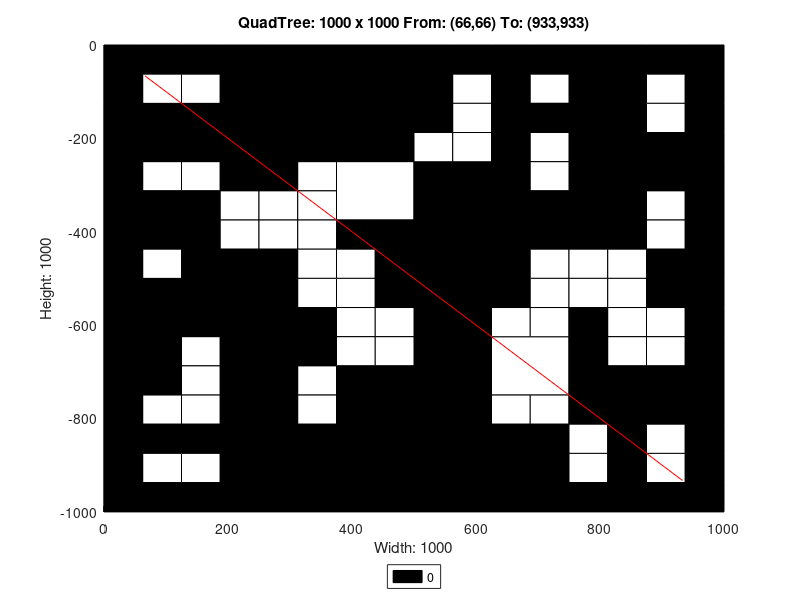

Source code (MATLAB):
axis([0 1000 -1000 0]);
title('QuadTree: 1000 x 1000 From: (66,66) To: (933,933)');
xlabel('Width: 1000');
ylabel('Height: 1000');
rectangle('Position',[250 -250 250 250], 'FaceColor',[0 0 0]);
rectangle('Position',[0 -250 125 125], 'FaceColor',[0 0 0]);
rectangle('Position',[125 -250 125 125], 'FaceColor',[0 0 0]);
rectangle('Position',[375 -375 125 125], 'FaceColor',[1 1 1]);
rectangle('Position',[750 -125 125 125], 'FaceColor',[0 0 0]);
rectangle('Position',[750 -250 125 125], 'FaceColor',[0 0 0]);
rectangle('Position',[500 -375 125 125], 'FaceColor',[0 0 0]);
rectangle('Position',[500 -500 125 125], 'FaceColor',[0 0 0]);
rectangle('Position',[750 -375 125 125], 'FaceColor',[0 0 0]);
rectangle('Position',[0 -625 125 125], 'FaceColor',[0 0 0]);
rectangle('Position',[125 -625 125 125], 'FaceColor',[0 0 0]);
rectangle('Position',[0 -750 125 125], 'FaceColor',[0 0 0]);
rectangle('Position',[375 -875 125 125], 'FaceColor',[0 0 0]);
rectangle('Position',[250 -1000 125 125], 'FaceColor',[0 0 0]);
rectangle('Position',[375 -1000 125 125], 'FaceColor',[0 0 0]);
rectangle('Position',[500 -625 125 125], 'FaceColor',[0 0 0]);
rectangle('Position',[500 -750 125 125], 'FaceColor',[0 0 0]);
rectangle('Position',[625 -750 125 125], 'FaceColor',[1 1 1]);
rectangle('Position',[500 -875 125 125], 'FaceColor',[0 0 0]);
rectangle('Position',[500 -1000 125 125], 'FaceColor',[0 0 0]);
rectangle('Position',[625 -1000 125 125], 'FaceColor',[0 0 0]);
rectangle('Position',[0 -62.5 62.5 62.5], 'FaceColor',[0 0 0]);
rectangle('Position',[62.5 -62.5 62.5 62.5], 'FaceColor',[0 0 0]);
rectangle('Position',[0 -125 62.5 62.5], 'FaceColor',[0 0 0]);
rectangle('Position',[62.5 -125 62.5 62.5], 'FaceColor',[1 1 1]);
rectangle('Position',[125 -62.5 62.5 62.5], 'FaceColor',[0 0 0]);
rectangle('Position',[187.5 -62.5 62.5 62.5], 'FaceColor',[0 0 0]);
rectangle('Position',[125 -125 62.5 62.5], 'FaceColor',[1 1 1]);
rectangle('Position',[187.5 -125 62.5 62.5], 'FaceColor',[0 0 0]);
rectangle('Position',[0 -312.5 62.5 62.5], 'FaceColor',[0 0 0]);
rectangle('Position',[62.5 -312.5 62.5 62.5], 'FaceColor',[1 1 1]);
rectangle('Position',[0 -375 62.5 62.5], 'FaceColor',[0 0 0]);
rectangle('Position',[62.5 -375 62.5 62.5], 'FaceColor',[0 0 0]);
rectangle('Position',[125 -312.5 62.5 62.5], 'FaceColor',[1 1 1]);
rectangle('Position',[187.5 -312.5 62.5 62.5], 'FaceColor',[0 0 0]);
rectangle('Position',[125 -375 62.5 62.5], 'FaceColor',[0 0 0]);
rectangle('Position',[187.5 -375 62.5 62.5], 'FaceColor',[1 1 1]);
rectangle('Position',[0 -437.5 62.5 62.5], 'FaceColor',[0 0 0]);
rectangle('Position',[62.5 -437.5 62.5 62.5], 'FaceColor',[0 0 0]);
rectangle('Position',[0 -500 62.5 62.5], 'FaceColor',[0 0 0]);
rectangle('Position',[62.5 -500 62.5 62.5], 'FaceColor',[1 1 1]);
rectangle('Position',[125 -437.5 62.5 62.5], 'FaceColor',[0 0 0]);
rectangle('Position',[187.5 -437.5 62.5 62.5], 'FaceColor',[1 1 1]);
rectangle('Position',[125 -500 62.5 62.5], 'FaceColor',[0 0 0]);
rectangle('Position',[187.5 -500 62.5 62.5], 'FaceColor',[0 0 0]);
rectangle('Position',[250 -312.5 62.5 62.5], 'FaceColor',[0 0 0]);
rectangle('Position',[312.5 -312.5 62.5 62.5], 'FaceColor',[1 1 1]);
rectangle('Position',[250 -375 62.5 62.5], 'FaceColor',[1 1 1]);
rectangle('Position',[312.5 -375 62.5 62.5], 'FaceColor',[1 1 1]);
rectangle('Position',[250 -437.5 62.5 62.5], 'FaceColor',[1 1 1]);
rectangle('Position',[312.5 -437.5 62.5 62.5], 'FaceColor',[1 1 1]);
rectangle('Position',[250 -500 62.5 62.5], 'FaceColor',[0 0 0]);
rectangle('Position',[312.5 -500 62.5 62.5], 'FaceColor',[1 1 1]);
rectangle('Position',[375 -437.5 62.5 62.5], 'FaceColor',[0 0 0]);
rectangle('Position',[437.5 -437.5 62.5 62.5], 'FaceColor',[0 0 0]);
rectangle('Position',[375 -500 62.5 62.5], 'FaceColor',[1 1 1]);
rectangle('Position',[437.5 -500 62.5 62.5], 'FaceColor',[0 0 0]);
rectangle('Position',[500 -62.5 62.5 62.5], 'FaceColor',[0 0 0]);
rectangle('Position',[562.5 -62.5 62.5 62.5], 'FaceColor',[0 0 0]);
rectangle('Position',[500 -125 62.5 62.5], 'FaceColor',[0 0 0]);
rectangle('Position',[562.5 -125 62.5 62.5], 'FaceColor',[1 1 1]);
rectangle('Position',[625 -62.5 62.5 62.5], 'FaceColor',[0 0 0]);
rectangle('Position',[687.5 -62.5 62.5 62.5], 'FaceColor',[0 0 0]);
rectangle('Position',[625 -125 62.5 62.5], 'FaceColor',[0 0 0]);
rectangle('Position',[687.5 -125 62.5 62.5], 'FaceColor',[1 1 1]);
rectangle('Position',[500 -187.5 62.5 62.5], 'FaceColor',[0 0 0]);
rectangle('Position',[562.5 -187.5 62.5 62.5], 'FaceColor',[1 1 1]);
rectangle('Position',[500 -250 62.5 62.5], 'FaceColor',[1 1 1]);
rectangle('Position',[562.5 -250 62.5 62.5], 'FaceColor',[1 1 1]);
rectangle('Position',[625 -187.5 62.5 62.5], 'FaceColor',[0 0 0]);
rectangle('Position',[687.5 -187.5 62.5 62.5], 'FaceColor',[0 0 0]);
rectangle('Position',[625 -250 62.5 62.5], 'FaceColor',[0 0 0]);
rectangle('Position',[687.5 -250 62.5 62.5], 'FaceColor',[1 1 1]);
rectangle('Position',[875 -62.5 62.5 62.5], 'FaceColor',[0 0 0]);
rectangle('Position',[937.5 -62.5 62.5 62.5], 'FaceColor',[0 0 0]);
rectangle('Position',[875 -125 62.5 62.5], 'FaceColor',[1 1 1]);
rectangle('Position',[937.5 -125 62.5 62.5], 'FaceColor',[0 0 0]);
rectangle('Position',[875 -187.5 62.5 62.5], 'FaceColor',[1 1 1]);
rectangle('Position',[937.5 -187.5 62.5 62.5], 'FaceColor',[0 0 0]);
rectangle('Position',[875 -250 62.5 62.5], 'FaceColor',[0 0 0]);
rectangle('Position',[937.5 -250 62.5 62.5], 'FaceColor',[0 0 0]);
rectangle('Position',[625 -312.5 62.5 62.5], 'FaceColor',[0 0 0]);
rectangle('Position',[687.5 -312.5 62.5 62.5], 'FaceColor',[1 1 1]);
rectangle('Position',[625 -375 62.5 62.5], 'FaceColor',[0 0 0]);
rectangle('Position',[687.5 -375 62.5 62.5], 'FaceColor',[0 0 0]);
rectangle('Position',[625 -437.5 62.5 62.5], 'FaceColor',[0 0 0]);
rectangle('Position',[687.5 -437.5 62.5 62.5], 'FaceColor',[0 0 0]);
rectangle('Position',[625 -500 62.5 62.5], 'FaceColor',[0 0 0]);
rectangle('Position',[687.5 -500 62.5 62.5], 'FaceColor',[1 1 1]);
rectangle('Position',[875 -312.5 62.5 62.5], 'FaceColor',[0 0 0]);
rectangle('Position',[937.5 -312.5 62.5 62.5], 'FaceColor',[0 0 0]);
rectangle('Position',[875 -375 62.5 62.5], 'FaceColor',[1 1 1]);
rectangle('Position',[937.5 -375 62.5 62.5], 'FaceColor',[0 0 0]);
rectangle('Position',[750 -437.5 62.5 62.5], 'FaceColor',[0 0 0]);
rectangle('Position',[812.5 -437.5 62.5 62.5], 'FaceColor',[0 0 0]);
rectangle('Position',[750 -500 62.5 62.5], 'FaceColor',[1 1 1]);
rectangle('Position',[812.5 -500 62.5 62.5], 'FaceColor',[1 1 1]);
rectangle('Position',[875 -437.5 62.5 62.5], 'FaceColor',[1 1 1]);
rectangle('Position',[937.5 -437.5 62.5 62.5], 'FaceColor',[0 0 0]);
rectangle('Position',[875 -500 62.5 62.5], 'FaceColor',[0 0 0]);
rectangle('Position',[937.5 -500 62.5 62.5], 'FaceColor',[0 0 0]);
rectangle('Position',[125 -687.5 62.5 62.5], 'FaceColor',[1 1 1]);
rectangle('Position',[187.5 -687.5 62.5 62.5], 'FaceColor',[0 0 0]);
rectangle('Position',[125 -750 62.5 62.5], 'FaceColor',[1 1 1]);
rectangle('Position',[187.5 -750 62.5 62.5], 'FaceColor',[0 0 0]);
rectangle('Position',[250 -562.5 62.5 62.5], 'FaceColor',[0 0 0]);
rectangle('Position',[312.5 -562.5 62.5 62.5], 'FaceColor',[1 1 1]);
rectangle('Position',[250 -625 62.5 62.5], 'FaceColor',[0 0 0]);
rectangle('Position',[312.5 -625 62.5 62.5], 'FaceColor',[0 0 0]);
rectangle('Position',[375 -562.5 62.5 62.5], 'FaceColor',[1 1 1]);
rectangle('Position',[437.5 -562.5 62.5 62.5], 'FaceColor',[0 0 0]);
rectangle('Position',[375 -625 62.5 62.5], 'FaceColor',[1 1 1]);
rectangle('Position',[437.5 -625 62.5 62.5], 'FaceColor',[1 1 1]);
rectangle('Position',[250 -687.5 62.5 62.5], 'FaceColor',[0 0 0]);
rectangle('Position',[312.5 -687.5 62.5 62.5], 'FaceColor',[0 0 0]);
rectangle('Position',[250 -750 62.5 62.5], 'FaceColor',[0 0 0]);
rectangle('Position',[312.5 -750 62.5 62.5], 'FaceColor',[1 1 1]);
rectangle('Position',[375 -687.5 62.5 62.5], 'FaceColor',[1 1 1]);
rectangle('Position',[437.5 -687.5 62.5 62.5], 'FaceColor',[1 1 1]);
rectangle('Position',[375 -750 62.5 62.5], 'FaceColor',[0 0 0]);
rectangle('Position',[437.5 -750 62.5 62.5], 'FaceColor',[0 0 0]);
rectangle('Position',[0 -812.5 62.5 62.5], 'FaceColor',[0 0 0]);
rectangle('Position',[62.5 -812.5 62.5 62.5], 'FaceColor',[1 1 1]);
rectangle('Position',[0 -875 62.5 62.5], 'FaceColor',[0 0 0]);
rectangle('Position',[62.5 -875 62.5 62.5], 'FaceColor',[0 0 0]);
rectangle('Position',[125 -812.5 62.5 62.5], 'FaceColor',[1 1 1]);
rectangle('Position',[187.5 -812.5 62.5 62.5], 'FaceColor',[0 0 0]);
rectangle('Position',[125 -875 62.5 62.5], 'FaceColor',[0 0 0]);
rectangle('Position',[187.5 -875 62.5 62.5], 'FaceColor',[0 0 0]);
rectangle('Position',[0 -937.5 62.5 62.5], 'FaceColor',[0 0 0]);
rectangle('Position',[62.5 -937.5 62.5 62.5], 'FaceColor',[1 1 1]);
rectangle('Position',[0 -1000 62.5 62.5], 'FaceColor',[0 0 0]);
rectangle('Position',[62.5 -1000 62.5 62.5], 'FaceColor',[0 0 0]);
rectangle('Position',[125 -937.5 62.5 62.5], 'FaceColor',[1 1 1]);
rectangle('Position',[187.5 -937.5 62.5 62.5], 'FaceColor',[0 0 0]);
rectangle('Position',[125 -1000 62.5 62.5], 'FaceColor',[0 0 0]);
rectangle('Position',[187.5 -1000 62.5 62.5], 'FaceColor',[0 0 0]);
rectangle('Position',[250 -812.5 62.5 62.5], 'FaceColor',[0 0 0]);
rectangle('Position',[312.5 -812.5 62.5 62.5], 'FaceColor',[1 1 1]);
rectangle('Position',[250 -875 62.5 62.5], 'FaceColor',[0 0 0]);
rectangle('Position',[312.5 -875 62.5 62.5], 'FaceColor',[0 0 0]);
rectangle('Position',[625 -562.5 62.5 62.5], 'FaceColor',[0 0 0]);
rectangle('Position',[687.5 -562.5 62.5 62.5], 'FaceColor',[1 1 1]);
rectangle('Position',[625 -625 62.5 62.5], 'FaceColor',[1 1 1]);
rectangle('Position',[687.5 -625 62.5 62.5], 'FaceColor',[1 1 1]);
rectangle('Position',[750 -562.5 62.5 62.5], 'FaceColor',[1 1 1]);
rectangle('Position',[812.5 -562.5 62.5 62.5], 'FaceColor',[1 1 1]);
rectangle('Position',[750 -625 62.5 62.5], 'FaceColor',[0 0 0]);
rectangle('Position',[812.5 -625 62.5 62.5], 'FaceColor',[1 1 1]);
rectangle('Position',[875 -562.5 62.5 62.5], 'FaceColor',[0 0 0]);
rectangle('Position',[937.5 -562.5 62.5 62.5], 'FaceColor',[0 0 0]);
rectangle('Position',[875 -625 62.5 62.5], 'FaceColor',[1 1 1]);
rectangle('Position',[937.5 -625 62.5 62.5], 'FaceColor',[0 0 0]);
rectangle('Position',[750 -687.5 62.5 62.5], 'FaceColor',[0 0 0]);
rectangle('Position',[812.5 -687.5 62.5 62.5], 'FaceColor',[1 1 1]);
rectangle('Position',[750 -750 62.5 62.5], 'FaceColor',[0 0 0]);
rectangle('Position',[812.5 -750 62.5 62.5], 'FaceColor',[0 0 0]);
rectangle('Position',[875 -687.5 62.5 62.5], 'FaceColor',[1 1 1]);
rectangle('Position',[937.5 -687.5 62.5 62.5], 'FaceColor',[0 0 0]);
rectangle('Position',[875 -750 62.5 62.5], 'FaceColor',[0 0 0]);
rectangle('Position',[937.5 -750 62.5 62.5], 'FaceColor',[0 0 0]);
rectangle('Position',[625 -812.5 62.5 62.5], 'FaceColor',[1 1 1]);
rectangle('Position',[687.5 -812.5 62.5 62.5], 'FaceColor',[1 1 1]);
rectangle('Position',[625 -875 62.5 62.5], 'FaceColor',[0 0 0]);
rectangle('Position',[687.5 -875 62.5 62.5], 'FaceColor',[0 0 0]);
rectangle('Position',[750 -812.5 62.5 62.5], 'FaceColor',[0 0 0]);
rectangle('Position',[812.5 -812.5 62.5 62.5], 'FaceColor',[0 0 0]);
rectangle('Position',[750 -875 62.5 62.5], 'FaceColor',[1 1 1]);
rectangle('Position',[812.5 -875 62.5 62.5], 'FaceColor',[0 0 0]);
rectangle('Position',[875 -812.5 62.5 62.5], 'FaceColor',[0 0 0]);
rectangle('Position',[937.5 -812.5 62.5 62.5], 'FaceColor',[0 0 0]);
rectangle('Position',[875 -875 62.5 62.5], 'FaceColor',[1 1 1]);
rectangle('Position',[937.5 -875 62.5 62.5], 'FaceColor',[0 0 0]);
rectangle('Position',[750 -937.5 62.5 62.5], 'FaceColor',[1 1 1]);
rectangle('Position',[812.5 -937.5 62.5 62.5], 'FaceColor',[0 0 0]);
rectangle('Position',[750 -1000 62.5 62.5], 'FaceColor',[0 0 0]);
rectangle('Position',[812.5 -1000 62.5 62.5], 'FaceColor',[0 0 0]);
rectangle('Position',[875 -937.5 62.5 62.5], 'FaceColor',[1 1 1]);
rectangle('Position',[937.5 -937.5 62.5 62.5], 'FaceColor',[0 0 0]);
rectangle('Position',[875 -1000 62.5 62.5], 'FaceColor',[0 0 0]);
rectangle('Position',[937.5 -1000 62.5 62.5], 'FaceColor',[0 0 0]);
X=[933,66];
Y=[-933,-66];
hold on;
plot(X,Y,'r');
legend('0','Location','southoutside');
